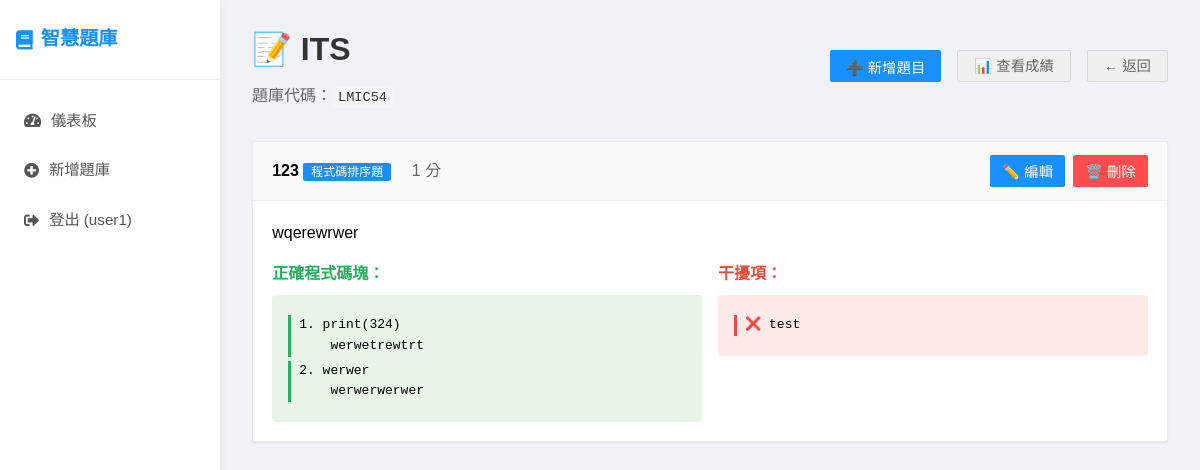
/quiz-bank/1 (signed in), run on an earlier commit of the app's database.
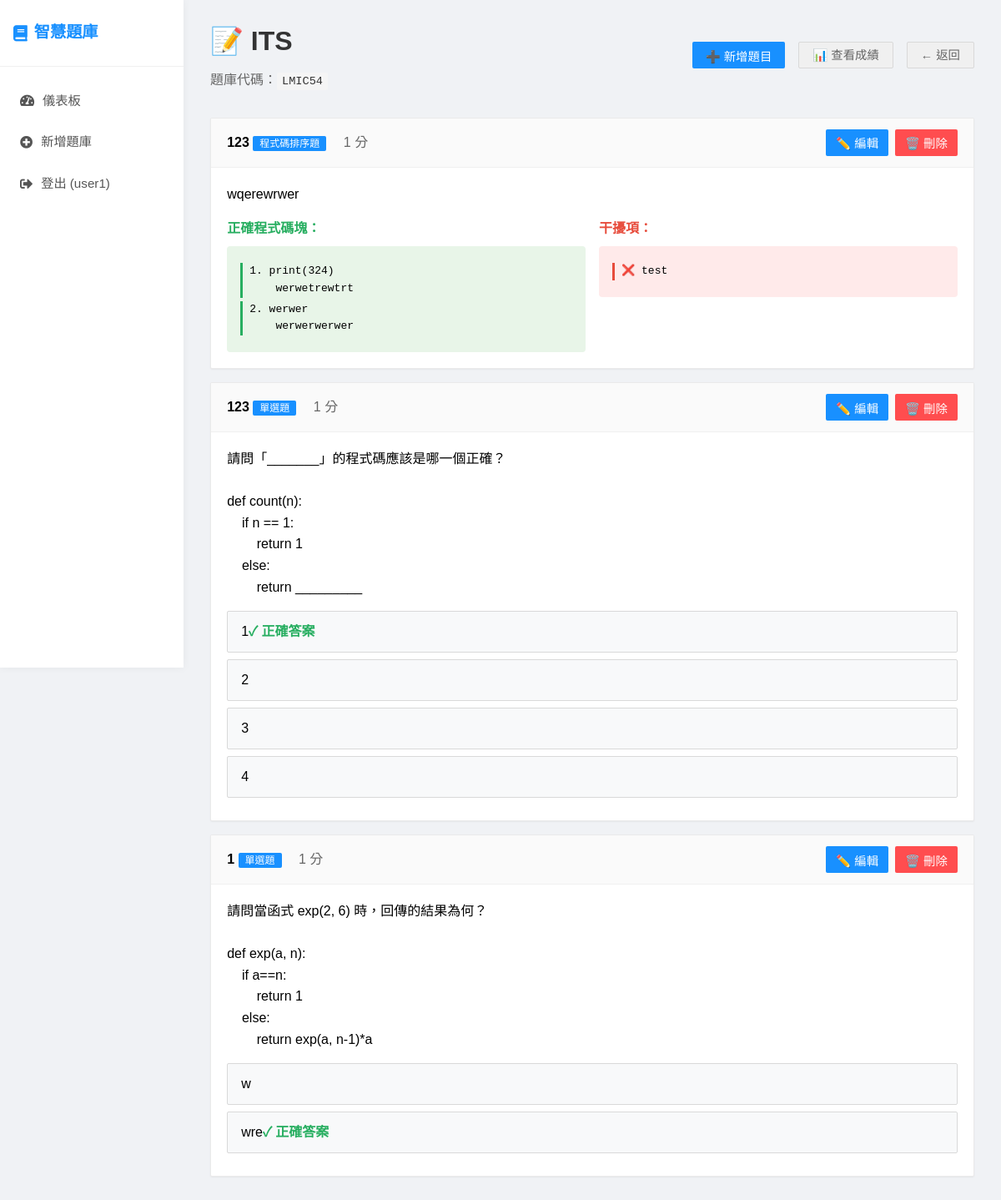
And on a later commit of the database.
### app.py (models this page shows)
class Question(db.Model):
    id = db.Column(db.Integer, primary_key=True)
    title = db.Column(db.String(200), nullable=False)
    question_text = db.Column(db.Text, nullable=False)
    question_type = db.Column(db.String(50), nullable=False)  # single_choice, multiple_choice, fill_blank, dropdown, parsons
    question_data = db.Column(db.Text)  # JSON格式儲存選項、正確答案等
    points = db.Column(db.Integer, default=1)
    order_index = db.Column(db.Integer, default=0)
    quiz_bank_id = db.Column(db.Integer, db.ForeignKey('quiz_bank.id'), nullable=False)
    created_at = db.Column(db.DateTime, default=datetime.utcnow)

### app.py (the view)
@app.route('/quiz-bank/<int:quiz_bank_id>')
@login_required
def manage_quiz_bank(quiz_bank_id):
    quiz_bank = QuizBank.query.get_or_404(quiz_bank_id)
    if quiz_bank.teacher_id != current_user.id:
        return redirect(url_for('teacher_dashboard'))
    questions = Question.query.filter_by(quiz_bank_id=quiz_bank_id).order_by(Question.order_index).all()
    return render_template('manage_quiz_bank.html', quiz_bank=quiz_bank, questions=questions)

### app.py (called while the page is built)
@app.template_filter('from_json')
def from_json_filter(value):
    try:
        return json.loads(value) if value else {}
    except:
        return {}

@app.template_global()
def get_question_type_name(question_type):
    type_names = {
        'single_choice': '單選題',
        'multiple_choice': '多選題',
        'fill_blank': '填空題',
        'dropdown': '下拉選單',
        'dropdown_fillblank': '下拉選單填空題',
        'parsons': '程式碼排序題'
    }
    return type_names.get(question_type, question_type)

@login_manager.user_loader
def load_user(user_id):
    return User.query.get(int(user_id))

### templates/manage_quiz_bank.html (shortened to what the changed rows need)
{% extends "base.html" %}
{% block content %}
<div>
    <div style="display: flex; justify-content: space-between; align-items: center; margin-bottom: 2rem;">
        <div>
            <h1 style="color: #333; margin-bottom: 0.5rem;">📝 {{ quiz_bank.title }}</h1>
        </div>
    </div>
    <div id="questions-container">
        {% if questions %}
            {% for question in questions %}
            <div class="question-item" data-question-id="{{ question.id }}">
                <div class="question-header">
                    <div>
                        <strong>{{ question.title }}</strong>
                        <span class="question-type-badge">{{ get_question_type_name(question.question_type) }}</span>
                        <span style="color: #666; margin-left: 1rem;">{{ question.points }} 分</span>
                    </div>
                    <div style="display: flex; gap: 0.5rem;">
                        <button onclick="editQuestion({{ question.id }})" class="btn" style="padding: 6px 12px;">✏️ 編輯</button>
                        <button onclick="deleteQuestion({{ question.id }})" class="btn btn-danger" style="padding: 6px 12px;">🗑️ 刪除</button>
                    </div>
                </div>
                <div class="question-content">
                    <p style="white-space: pre-wrap;">{{ question.question_text | trim }}</p>
                    {% if question.question_data %}
                        {% set data = question.question_data | from_json %}
                        {% if question.question_type in ['single_choice', 'multiple_choice'] %}
                            <div style="margin-top: 1rem;">
                                {% for option in data.options %}
                                <div class="option" style="margin: 0.5rem 0; background: #f8f9fa;">
                                    {{ option }}
                                    {% if (question.question_type == 'single_choice' and option == data.correct_answer) or
                                           (question.question_type == 'multiple_choice' and option in data.correct_answers) %}
                                    <span style="color: #27ae60; font-weight: bold;">✓ 正確答案</span>
                                    {% endif %}
                                </div>
                                {% endfor %}
                            </div>
                        {% elif question.question_type == 'fill_blank' %}
                            <div style="margin-top: 1rem; color: #27ae60;">
                                <strong>正確答案：</strong> {{ data.correct_answer }}
                            </div>
                        {% elif question.question_type == 'dropdown' %}
                            <div style="margin-top: 1rem;">
                                <strong>選項：</strong> {{ data.options | join(', ') }}<br>
                                <strong style="color: #27ae60;">正確答案：</strong> {{ data.correct_answer }}
                            </div>
                        {% elif question.question_type == 'parsons' %}
                            <div style="margin-top: 1rem;">
                                <div style="display: flex; gap: 1rem;">
                                    <div style="flex: 1;">
                                        <strong style="color: #27ae60;">正確程式碼塊：</strong>
                                        <div style="font-family: monospace; background: #e8f5e8; padding: 1rem; border-radius: 4px; margin-top: 0.5rem;">
                                            {% for block in data.correct_blocks %}
                                            <div style="border-left: 3px solid #27ae60; padding-left: 0.5rem; margin: 0.25rem 0; white-space: pre-wrap; font-family: monospace;">{{ loop.index }}. {{ block }}</div>
                                            {% endfor %}
                                        </div>
                                    </div>
                                    {% if data.distractor_blocks %}
                                    <div style="flex: 1;">
                                        <strong style="color: #e74c3c;">干擾項：</strong>
                                        <div style="font-family: monospace; background: #ffeaea; padding: 1rem; border-radius: 4px; margin-top: 0.5rem;">
                                            {% for block in data.distractor_blocks %}
                                            <div style="border-left: 3px solid #e74c3c; padding-left: 0.5rem; margin: 0.25rem 0; white-space: pre-wrap; font-family: monospace;">❌ {{ block }}</div>
                                            {% endfor %}
                                        </div>
                                    </div>
                                    {% endif %}
                                </div>
                            </div>
                        {% endif %}
                    {% endif %}
                </div>
            </div>
            {% endfor %}
        {% else %}
            <div style="text-align: center; padding: 3rem; background: #f8f9fa; border-radius: 10px;">
                <h3 style="color: #666; margin-bottom: 1rem;">📝 還沒有題目</h3>
                <p style="color: #888; margin-bottom: 2rem;">開始建立您的第一個題目吧！</p>
                <button onclick="showAddQuestionModal()" class="btn">➕ 新增題目</button>
            </div>
        {% endif %}
    </div>
</div>
{% endblock %}

What changed in the data, as far as the page shows it:
added Question: title "123", question_type "單選題", points "1", question_text "請問「_______」的程式碼應該是哪一個正確？ def count(n): if n == 1: return 1 else: return _________", options "1" "2" "3" "4"
added Question: title "1", question_type "單選題", points "1", question_text "請問當函式 exp(2, 6) 時，回傳的結果為何？ def exp(a, n): if a==n: return 1 else: return exp(a, n-1)*a", options "w" "wre"
